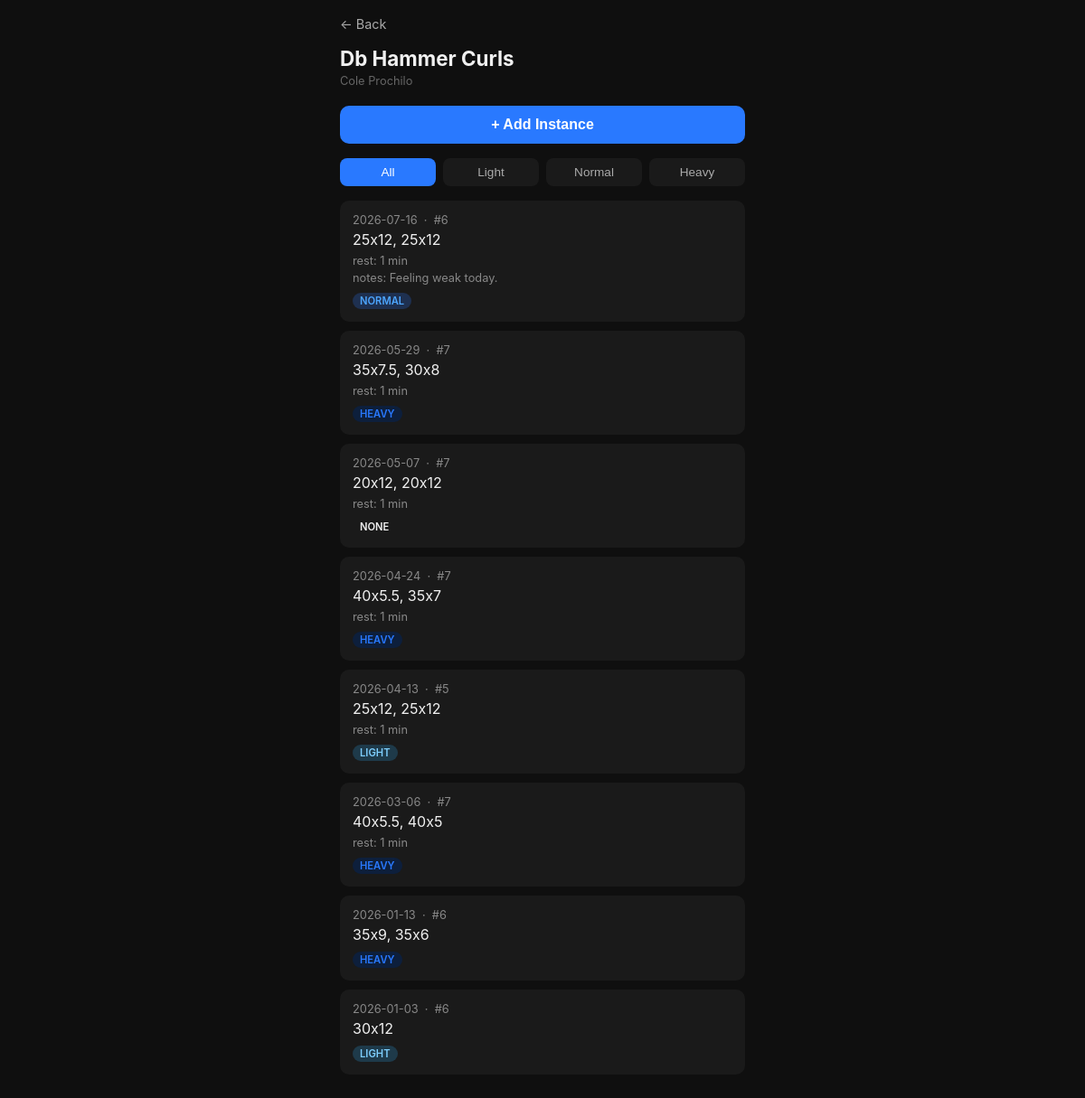
Screenshot of /user/1/exercise/70 with the database file from the repository.
### tables this page shows
CREATE TABLE "exercises" (
    exercise_id   INTEGER PRIMARY KEY AUTOINCREMENT,
    primary_name  TEXT NOT NULL,
    muscle_group  TEXT,
    user_id       INTEGER REFERENCES users(user_id)
);

CREATE TABLE users (
    user_id       INTEGER PRIMARY KEY AUTOINCREMENT,
    username      TEXT NOT NULL UNIQUE,
    password_hash TEXT NOT NULL,
    date_created  TEXT NOT NULL
);

CREATE TABLE exercise_sets (
    set_id       INTEGER PRIMARY KEY AUTOINCREMENT,
    instance_id  INTEGER NOT NULL REFERENCES exercise_instances(instance_id),
    set_number   INTEGER NOT NULL,
    weight       REAL,
    reps         REAL,
    rest_time    REAL
, notes TEXT);

CREATE TABLE workout_sessions (
    workout_id    INTEGER PRIMARY KEY AUTOINCREMENT,
    user_id       INTEGER NOT NULL REFERENCES users(user_id),
    date          TEXT NOT NULL,
    split_day     TEXT REFERENCES split_days(name)
);

CREATE TABLE exercise_instances (
    instance_id    INTEGER PRIMARY KEY AUTOINCREMENT,
    workout_id     INTEGER NOT NULL REFERENCES workout_sessions(workout_id),
    exercise_id    INTEGER NOT NULL REFERENCES exercises(exercise_id),
    entered_name   TEXT NOT NULL,
    intensity      TEXT,
    workout_index  INTEGER,
    notes          TEXT
);

### web_app.py (the view)
@app.route("/user/<int:user_id>/exercise/<int:exercise_id>")
def exercise_history(user_id, exercise_id):
    with get_conn() as conn:
        user = conn.execute("SELECT username FROM users WHERE user_id = ?", (user_id,)).fetchone()
        latest_session = conn.execute(
            "SELECT workout_id, date FROM workout_sessions WHERE user_id = ? ORDER BY workout_id DESC LIMIT 1",
            (user_id,)
        ).fetchone()
    intensity_filter = request.args.get("intensity")
    primary_name, history = get_exercise_history(exercise_id, user_id)
    if intensity_filter:
        history = [h for h in history if h["intensity"] == intensity_filter]
    return render_template("exercise_history.html", user_id=user_id, username=user[0],
                           primary_name=primary_name, history=history,
                           intensity_filter=intensity_filter, exercise_id=exercise_id,
                           latest_session_date=latest_session[1] if latest_session else None,
                           latest_session_id=latest_session[0] if latest_session else None)

### db.py (called while the page is built)
def get_conn():
    conn = sqlite3.connect(DB_PATH)
    conn.execute("PRAGMA foreign_keys = ON")
    return conn

### web_app.py (called while the page is built)
def _fmt_weight(w):
    return int(w) if w == int(w) else w

### templates/exercise_history.html (shortened to what this page needs)
{% extends "base.html" %}
{% block content %}
<a class="back-link" href="javascript:history.back()">← Back</a>
<h1>{{ primary_name.title() }}</h1>
<div class="username-tag">{{ username.title() }}</div>
{% if latest_session_date %}
  <button id="add-instance-btn" onclick="goToLog()" style="display:block; width:100%; background:#2979ff; color:#fff; text-align:center; padding:12px; border-radius:10px; margin-bottom:16px; font-size:1rem; font-weight:600; border:none; cursor:pointer;">+ Add Instance</button>
{% endif %}
<div class="filter-row">
  <button class="filter-btn {% if not intensity_filter %}active{% endif %}" onclick="location.replace('{{ url_for('exercise_history', user_id=user_id, exercise_id=exercise_id) }}');">All</button>
  <button class="filter-btn {% if intensity_filter == 'light' %}active{% endif %}" onclick="location.replace('{{ url_for('exercise_history', user_id=user_id, exercise_id=exercise_id, intensity='light') }}');">Light</button>
  <button class="filter-btn {% if intensity_filter == 'normal' %}active{% endif %}" onclick="location.replace('{{ url_for('exercise_history', user_id=user_id, exercise_id=exercise_id, intensity='normal') }}');">Normal</button>
  <button class="filter-btn {% if intensity_filter == 'heavy' %}active{% endif %}" onclick="location.replace('{{ url_for('exercise_history', user_id=user_id, exercise_id=exercise_id, intensity='heavy') }}');">Heavy</button>
</div>
{% if not history %}
  <p style="color:#666;">No history found.</p>
{% else %}
  {% for entry in history | reverse %}
  <div class="card">
    <div class="date-label">{{ entry.date }} &nbsp;·&nbsp; #{{ entry.workout_index }}</div>
    <div class="set-row">{{ entry.sets }}</div>
    {% if entry.rest %}
      <div class="meta">rest: {{ entry.rest }} min</div>
    {% endif %}
    {% if entry.notes %}
      <div class="meta">notes: {{ entry.notes }}</div>
    {% endif %}
    <div style="margin-top:6px;">
      <span class="badge {{ entry.intensity }}">{{ entry.intensity }}</span>
    </div>
  </div>
  {% endfor %}
{% endif %}
{% endblock %}

### templates/base.html (style rules this page uses)
* { box-sizing: border-box; margin: 0; padding: 0; }
body { font-family: -apple-system, BlinkMacSystemFont, sans-serif; background: #0f0f0f; color: #f0f0f0; padding: 16px; max-width: 480px; margin: 0 auto; }
h1 { font-size: 1.4rem; margin-bottom: 4px; }
a { color: #4da6ff; text-decoration: none; }
.card { background: #1a1a1a; border-radius: 10px; padding: 14px; margin-bottom: 10px; }
.badge { display: inline-block; font-size: 0.7rem; padding: 2px 8px; border-radius: 20px; font-weight: 600; text-transform: uppercase; }
.light { background: #1e3a4a; color: #7ecfff; }
.normal { background: #1e3050; color: #4da6ff; }
.heavy { background: #0d1f3c; color: #2979ff; }
.back-link { display: inline-block; margin-bottom: 16px; font-size: 0.9rem; color: #aaa; }
.set-row { font-size: 1rem; margin-bottom: 6px; }
.date-label { font-size: 0.8rem; color: #888; margin-bottom: 4px; }
.meta { font-size: 0.8rem; color: #888; margin-top: 4px; }
.filter-row { display: flex; gap: 8px; margin-bottom: 16px; }
.filter-btn { flex: 1; padding: 8px; border-radius: 8px; border: none; background: #1a1a1a; color: #aaa; font-size: 0.85rem; cursor: pointer; text-align: center; text-decoration: none; }
.filter-btn.active { background: #2979ff; color: #fff; }
.username-tag { font-size: 0.8rem; color: #666; margin-bottom: 20px; }

### rows the page displays
exercises: title "Db Hammer Curls"
users: title "Cole Prochilo"
exercise_sets: date "2026-07-16", workout_index "6", sets "25x12, 25x12", rest "1", notes "Feeling weak today.", intensity "NORMAL"
exercise_sets: date "2026-05-29", workout_index "7", sets "35x7.5, 30x8", rest "1", intensity "HEAVY"
exercise_sets: date "2026-05-07", workout_index "7", sets "20x12, 20x12", rest "1", intensity "NONE"
exercise_sets: date "2026-04-24", workout_index "7", sets "40x5.5, 35x7", rest "1", intensity "HEAVY"
exercise_sets: date "2026-04-13", workout_index "5", sets "25x12, 25x12", rest "1", intensity "LIGHT"
exercise_sets: date "2026-03-06", workout_index "7", sets "40x5.5, 40x5", rest "1", intensity "HEAVY"
exercise_sets: date "2026-01-13", workout_index "6", sets "35x9, 35x6", intensity "HEAVY"
exercise_sets: date "2026-01-03", workout_index "6", sets "30x12", intensity "LIGHT"
